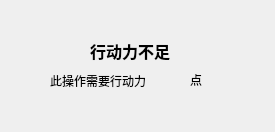
<?xml version="1.0" encoding="UTF-8"?>
<ui version="4.0">
 <class>note</class>
 <widget class="QWidget" name="note">
  <property name="geometry">
   <rect>
    <x>0</x>
    <y>0</y>
    <width>275</width>
    <height>132</height>
   </rect>
  </property>
  <property name="windowTitle">
   <string>Form</string>
  </property>
  <property name="styleSheet">
   <string notr="true">#note{
	border-image: url(:/new/pics/resouce/notice.png);
}
#label_4{
}</string>
  </property>
  <widget class="QLabel" name="label">
   <property name="geometry">
    <rect>
     <x>90</x>
     <y>40</y>
     <width>101</width>
     <height>21</height>
    </rect>
   </property>
   <property name="font">
    <font>
     <family>等线</family>
     <pointsize>12</pointsize>
     <bold>true</bold>
    </font>
   </property>
   <property name="styleSheet">
    <string notr="true"/>
   </property>
   <property name="text">
    <string>行动力不足</string>
   </property>
  </widget>
  <widget class="QLabel" name="label_2">
   <property name="geometry">
    <rect>
     <x>50</x>
     <y>70</y>
     <width>121</width>
     <height>21</height>
    </rect>
   </property>
   <property name="text">
    <string>此操作需要行动力</string>
   </property>
  </widget>
  <widget class="QLabel" name="label_3">
   <property name="geometry">
    <rect>
     <x>190</x>
     <y>70</y>
     <width>21</width>
     <height>20</height>
    </rect>
   </property>
   <property name="text">
    <string>点</string>
   </property>
  </widget>
  <widget class="QLabel" name="num">
   <property name="geometry">
    <rect>
     <x>170</x>
     <y>70</y>
     <width>69</width>
     <height>20</height>
    </rect>
   </property>
   <property name="text">
    <string/>
   </property>
  </widget>
  <widget class="QLabel" name="label_4">
   <property name="geometry">
    <rect>
     <x>30</x>
     <y>20</y>
     <width>221</width>
     <height>91</height>
    </rect>
   </property>
   <property name="text">
    <string/>
   </property>
  </widget>
  <zorder>label_4</zorder>
  <zorder>label</zorder>
  <zorder>label_2</zorder>
  <zorder>label_3</zorder>
  <zorder>num</zorder>
 </widget>
 <resources/>
 <connections/>
</ui>
